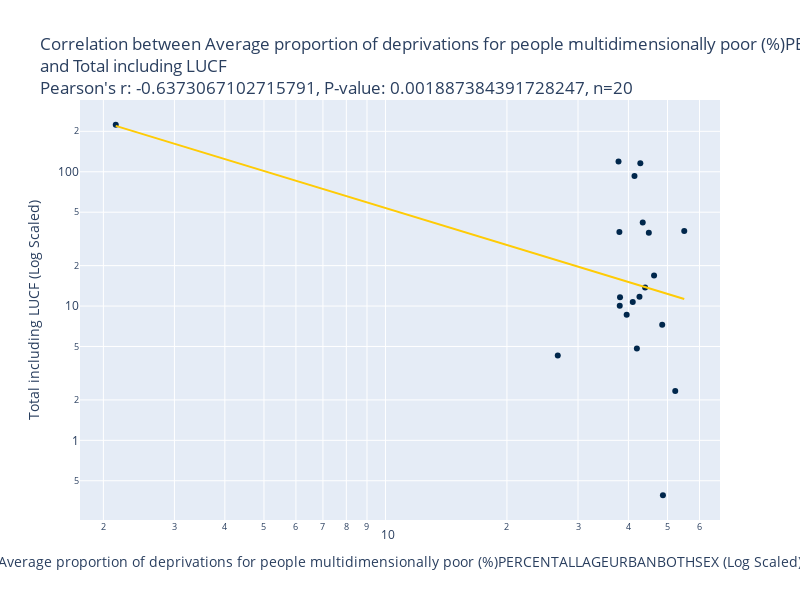

Notebook cell for this chart:
### Markdown cell above
This multidimensional poverty indicator shows a promising negative correlation, but the low sample size (20) and scatterplot prove that there really isn't much to go on here other than pointing out Mexico as an outlier in this set.

### Code cell
years = 30
x = "Average proportion of deprivations for people multidimensionally poor (%)PERCENTALLAGEURBANBOTHSEX"
y = "Total including LUCF"

df_xy, p_corr, p_pval, s_corr, s_pval = build_correlation_df(find_corr_df, years, x, y)
build_correlation_plot(df_xy, x, y, p_corr, p_pval, log_scale=True).show()

### Figure 1 — Plotly figure (JSON) as saved in the notebook; plotly's stock layout.template omitted (floating-point values rounded to 4 significant figures)
{"data": [{"customdata": [["Afghanistan"], ["Angola"], ["Colombia"], ["Costa Rica"], ["Dominican Republic"], ["Ecuador"], ["El Salvador"], ["Ghana"], ["Guatemala"], ["Maldives"], ["Mali"], ["Mexico"], ["Mozambique"], ["Namibia"], ["Nepal"], ["Pakistan"], ["Paraguay"], ["Rwanda"], ["Sri Lanka"], ["Thailand"]], "hovertemplate": "Average proportion of deprivations for people multidimensionally poor (%)PERCENTALLAGEURBANBOTHSEX (Log Scaled)=%{x}<br>Total including LUCF (Log Scaled)=%{y}<br>country=%{customdata[0]}<extra></extra>", "legendgroup": "", "marker": {"color": "#00274C", "symbol": "circle"}, "mode": "markers", "name": "", "orientation": "v", "showlegend": false, "type": "scatter", "x": [48.5, 43.4, 41.41, 26.73, 38.06, 44.94, 41.97, 46.3, 44, 48.7, 41, 2.146, 55, 39.6, 42.6, 42.81, 37.99, 52.24, 38.12, 37.8], "xaxis": "x", "y": [7.246, 41.96, 93.15, 4.287, 10.06, 35.19, 4.826, 16.87, 13.75, 0.3901, 10.7, 223.9, 36.22, 8.618, 11.72, 115.6, 35.6, 2.332, 11.61, 119.0], "yaxis": "y"}, {"hovertemplate": "<b>OLS trendline</b><br>log10(y) = -0.914843 * log10(x) + 2.64499<br>R<sup>2</sup>=0.171968<br><br>Average proportion of deprivations for people multidimensionally poor (%)PERCENTALLAGEURBANBOTHSEX (Log Scaled)=%{x}<br>Total including LUCF (Log Scaled)=%{y} <b>(trend)</b><extra></extra>", "legendgroup": "", "line": {"color": "#FFCB05"}, "marker": {"color": "#00274C", "symbol": "circle"}, "mode": "lines", "name": "", "showlegend": false, "type": "scatter", "x": [2.146, 26.73, 37.8, 37.99, 38.06, 38.12, 39.6, 41, 41.41, 41.97, 42.6, 42.81, 43.4, 44, 44.94, 46.3, 48.5, 48.7, 52.24, 55], "xaxis": "x", "y": [219.5, 21.85, 15.92, 15.84, 15.81, 15.79, 15.25, 14.78, 14.64, 14.46, 14.27, 14.2, 14.03, 13.85, 13.59, 13.22, 12.67, 12.62, 11.84, 11.29], "yaxis": "y"}], "layout": {"height": 600, "legend": {"tracegroupgap": 0}, "title": {"text": "Correlation between Average proportion of deprivations for people multidimensionally poor (%)PERCENTALLAGEURBANBOTHSEX<br>and Total including LUCF<br>Pearson's r: -0.6373067102715791, P-value: 0.001887384391728247, n=20<br>"}, "width": 800, "xaxis": {"anchor": "y", "domain": [0, 1], "title": {"text": "Average proportion of deprivations for people multidimensionally poor (%)PERCENTALLAGEURBANBOTHSEX (Log Scaled)"}, "type": "log"}, "yaxis": {"anchor": "x", "domain": [0, 1], "title": {"text": "Total including LUCF (Log Scaled)"}, "type": "log"}}}
